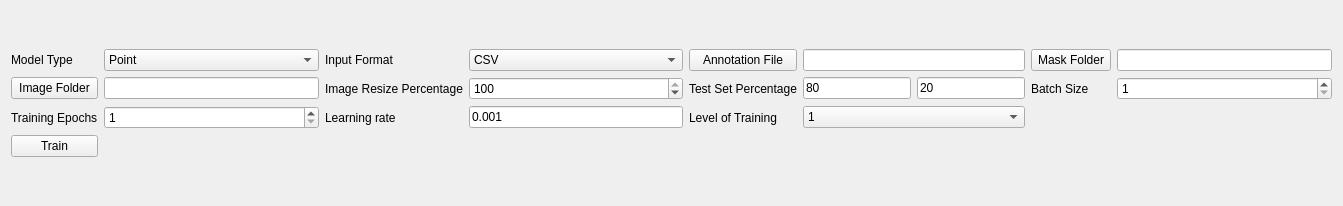
<?xml version="1.0" encoding="UTF-8"?>
<ui version="4.0">
 <class>Form</class>
 <widget class="QWidget" name="Form">
  <property name="geometry">
   <rect>
    <x>0</x>
    <y>0</y>
    <width>1343</width>
    <height>206</height>
   </rect>
  </property>
  <property name="windowTitle">
   <string>Form</string>
  </property>
  <property name="styleSheet">
   <string notr="true">font: 12pt &quot;Arial&quot;;</string>
  </property>
  <layout class="QGridLayout" name="gridLayout_3">
   <item row="1" column="0">
    <layout class="QGridLayout" name="gridLayout_2">
     <item row="0" column="9">
      <widget class="QLineEdit" name="lineEdit_file">
       <property name="text">
        <string/>
       </property>
       <property name="readOnly">
        <bool>true</bool>
       </property>
      </widget>
     </item>
     <item row="0" column="13">
      <widget class="QLineEdit" name="lineEdit_mask">
       <property name="readOnly">
        <bool>true</bool>
       </property>
      </widget>
     </item>
     <item row="1" column="7">
      <widget class="QSpinBox" name="spinBox_scale">
       <property name="minimum">
        <number>1</number>
       </property>
       <property name="maximum">
        <number>100</number>
       </property>
       <property name="value">
        <number>100</number>
       </property>
      </widget>
     </item>
     <item row="0" column="8">
      <widget class="QPushButton" name="pushButton_file">
       <property name="text">
        <string>Annotation File</string>
       </property>
      </widget>
     </item>
     <item row="1" column="2">
      <widget class="QPushButton" name="pushButton_dir">
       <property name="text">
        <string>Image Folder</string>
       </property>
      </widget>
     </item>
     <item row="1" column="6">
      <widget class="QLabel" name="label_12">
       <property name="text">
        <string>Image Resize Percentage</string>
       </property>
      </widget>
     </item>
     <item row="0" column="12">
      <widget class="QPushButton" name="pushButton_mask">
       <property name="text">
        <string>Mask Folder</string>
       </property>
      </widget>
     </item>
     <item row="0" column="2">
      <widget class="QLabel" name="label_8">
       <property name="text">
        <string>Model Type</string>
       </property>
      </widget>
     </item>
     <item row="1" column="3">
      <widget class="QLineEdit" name="lineEdit_dir">
       <property name="readOnly">
        <bool>true</bool>
       </property>
      </widget>
     </item>
     <item row="0" column="6">
      <widget class="QLabel" name="label_2">
       <property name="text">
        <string>Input Format</string>
       </property>
      </widget>
     </item>
     <item row="0" column="7">
      <widget class="QComboBox" name="comboBox_format">
       <item>
        <property name="text">
         <string>CSV</string>
        </property>
       </item>
      </widget>
     </item>
     <item row="1" column="12">
      <widget class="QLabel" name="label_9">
       <property name="text">
        <string>Batch Size</string>
       </property>
      </widget>
     </item>
     <item row="1" column="13">
      <widget class="QSpinBox" name="spinBox_batch">
       <property name="minimum">
        <number>1</number>
       </property>
       <property name="maximum">
        <number>64</number>
       </property>
      </widget>
     </item>
     <item row="0" column="3">
      <widget class="QComboBox" name="comboBox_cate_train">
       <item>
        <property name="text">
         <string>Point</string>
        </property>
       </item>
       <item>
        <property name="text">
         <string>Segmentation</string>
        </property>
       </item>
      </widget>
     </item>
     <item row="1" column="9">
      <layout class="QHBoxLayout" name="horizontalLayout_2">
       <item>
        <widget class="QLineEdit" name="lineEdit_train">
         <property name="text">
          <string>80</string>
         </property>
         <property name="readOnly">
          <bool>false</bool>
         </property>
        </widget>
       </item>
       <item>
        <widget class="QLineEdit" name="lineEdit_valid">
         <property name="text">
          <string>20</string>
         </property>
         <property name="readOnly">
          <bool>false</bool>
         </property>
        </widget>
       </item>
      </layout>
     </item>
     <item row="1" column="8">
      <widget class="QLabel" name="label_7">
       <property name="text">
        <string>Test Set Percentage</string>
       </property>
      </widget>
     </item>
     <item row="2" column="9">
      <widget class="QComboBox" name="comboBox_train_lv">
       <item>
        <property name="text">
         <string>1</string>
        </property>
       </item>
       <item>
        <property name="text">
         <string>2</string>
        </property>
       </item>
       <item>
        <property name="text">
         <string>3</string>
        </property>
       </item>
      </widget>
     </item>
     <item row="2" column="8">
      <widget class="QLabel" name="label">
       <property name="text">
        <string>Level of Training</string>
       </property>
      </widget>
     </item>
     <item row="2" column="7">
      <widget class="QLineEdit" name="lineEdit_lr">
       <property name="inputMethodHints">
        <set>Qt::ImhDigitsOnly</set>
       </property>
       <property name="text">
        <string>0.001</string>
       </property>
      </widget>
     </item>
     <item row="2" column="3">
      <widget class="QSpinBox" name="spinBox_epoch">
       <property name="minimum">
        <number>1</number>
       </property>
       <property name="maximum">
        <number>10000</number>
       </property>
      </widget>
     </item>
     <item row="2" column="2">
      <widget class="QLabel" name="label_11">
       <property name="text">
        <string>Training Epochs</string>
       </property>
      </widget>
     </item>
     <item row="2" column="6">
      <widget class="QLabel" name="label_10">
       <property name="text">
        <string>Learning rate</string>
       </property>
      </widget>
     </item>
     <item row="3" column="2">
      <widget class="QPushButton" name="pushButton_train">
       <property name="text">
        <string>Train</string>
       </property>
      </widget>
     </item>
    </layout>
   </item>
  </layout>
 </widget>
 <resources/>
 <connections/>
</ui>
